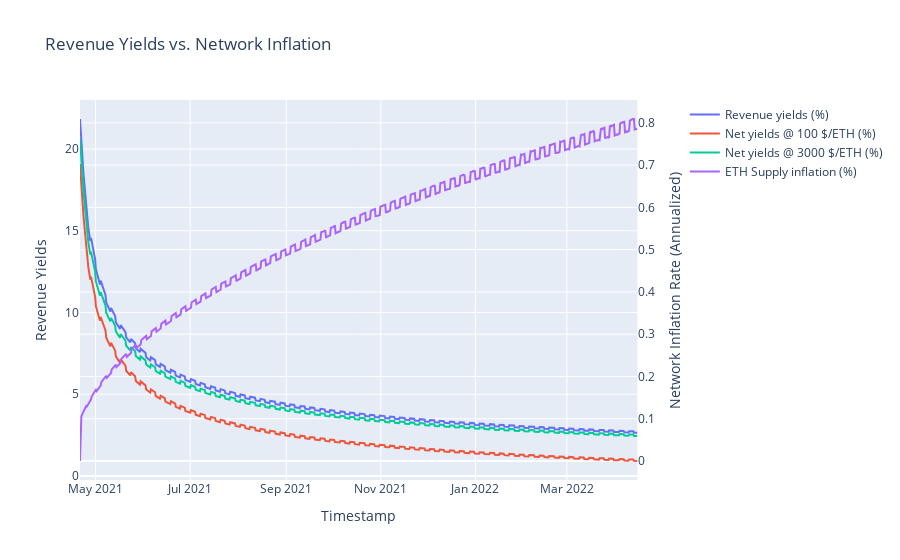

Notebook code cell kept with this figure:
### Code cell
visualizations.plot_revenue_yields_vs_network_inflation(df)

### Figure 1 — Plotly figure (JSON) as saved in the notebook; plotly's stock layout.template omitted (floating-point values rounded to 4 significant figures; data arrays with more than 128 entries replaced by an {"elided": "..."} marker saying what was removed)
{"data": [{"name": "Revenue yields (%)", "type": "scatter", "x": {"elided": "810 str values"}, "xaxis": "x", "y": {"elided": "810 float values"}, "yaxis": "y"}, {"name": "Net yields @ 100 $/ETH (%)", "type": "scatter", "x": {"elided": "810 str values"}, "xaxis": "x", "y": {"elided": "810 float values"}, "yaxis": "y"}, {"name": "Net yields @ 3000 $/ETH (%)", "type": "scatter", "x": {"elided": "810 str values"}, "xaxis": "x", "y": {"elided": "810 float values"}, "yaxis": "y"}, {"name": "ETH Supply inflation (%)", "type": "scatter", "x": {"elided": "810 str values"}, "xaxis": "x", "y": {"elided": "810 float values"}, "yaxis": "y2"}], "layout": {"autosize": true, "title": {"text": "Revenue Yields vs. Network Inflation"}, "xaxis": {"anchor": "y", "autorange": true, "domain": [0, 0.94], "range": ["2021-04-20 22:42:03.5413", "2022-04-15 12:02:03.5413"], "title": {"text": "Timestamp"}, "type": "date"}, "yaxis": {"anchor": "x", "autorange": true, "domain": [0, 1], "range": [-0.244, 22.99], "title": {"text": "Revenue Yields"}, "type": "linear"}, "yaxis2": {"anchor": "x", "autorange": true, "overlaying": "y", "range": [-0.04499, 0.8541], "side": "right", "title": {"text": "Network Inflation Rate (Annualized)"}, "type": "linear"}}}
